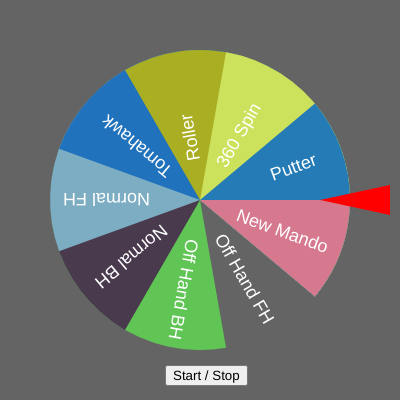
Frame 1 (no input)
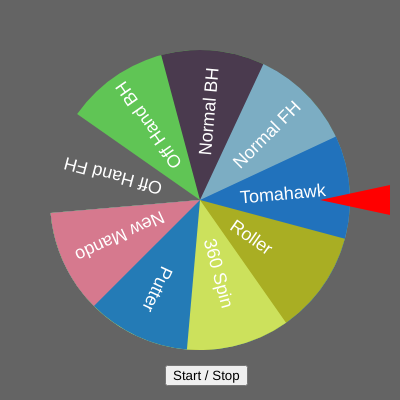
Frame 60 (no input)
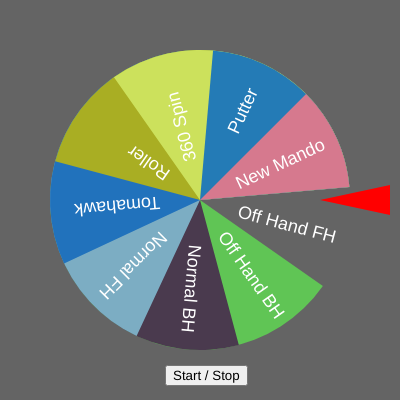
Frame 120 (the mouse pressed at the canvas centre since frame 60)

The p5.js sketch that drew these frames (run headless with seeded random() and noise() and a simulated clock; from frame 60 on, the mouse is pressed at the canvas centre):

// p5.js sketch
// ── sketch.js
let options = ['Off Hand FH','Off Hand BH',' Normal BH','  Normal FH','Tomahawk', 'Roller', '360 Spin', '       Putter', 'New Mando']
let color = []
let r = 0;
let l = 0;

function setup() {
  createCanvas(400, 400);
  background(100);
  //Button
  button = createButton('Start / Stop');
  button.position(width / 2 - 35, 365);
  button.mousePressed(stop);
  frameRate(250)
  // Color values
  for (let i = 0; i < options.length; i++) {
    color[i] = [];
    for (let j = 0; j < 3; j++) {
      color[i][j] = random(20,240)
    }
  }
}

function draw() {
  background(100);
  noStroke(50);
  translate(width / 2, height / 2);
  //wedges
  for (let i = 0; i < options.length; i++) {
    push();
    fill(color[i][0], color[i][1], color[i][2]);
    rotate(radians(r * 45));
    arc(0, 0, 300, 300, ((2 * PI) / options.length) * (i + 1), (2 * PI) / options.length);
    pop();
    push();
    rotate(radians(r * 45));
    fill(255);
    rotate(((2 * PI) / options.length) * (i + 1) + PI / options.length);
    textSize(18);
    text(options[i], 40, 7)
    pop();
  }
  noStroke();
  fill(255, 0, 0);
  triangle(120, 0, 190, 15, 190, -15);
  r++;
}

function stop() {
  if (l % 2 == 1) {
    noLoop();
  } else {
    loop();
  }
  l++
}
